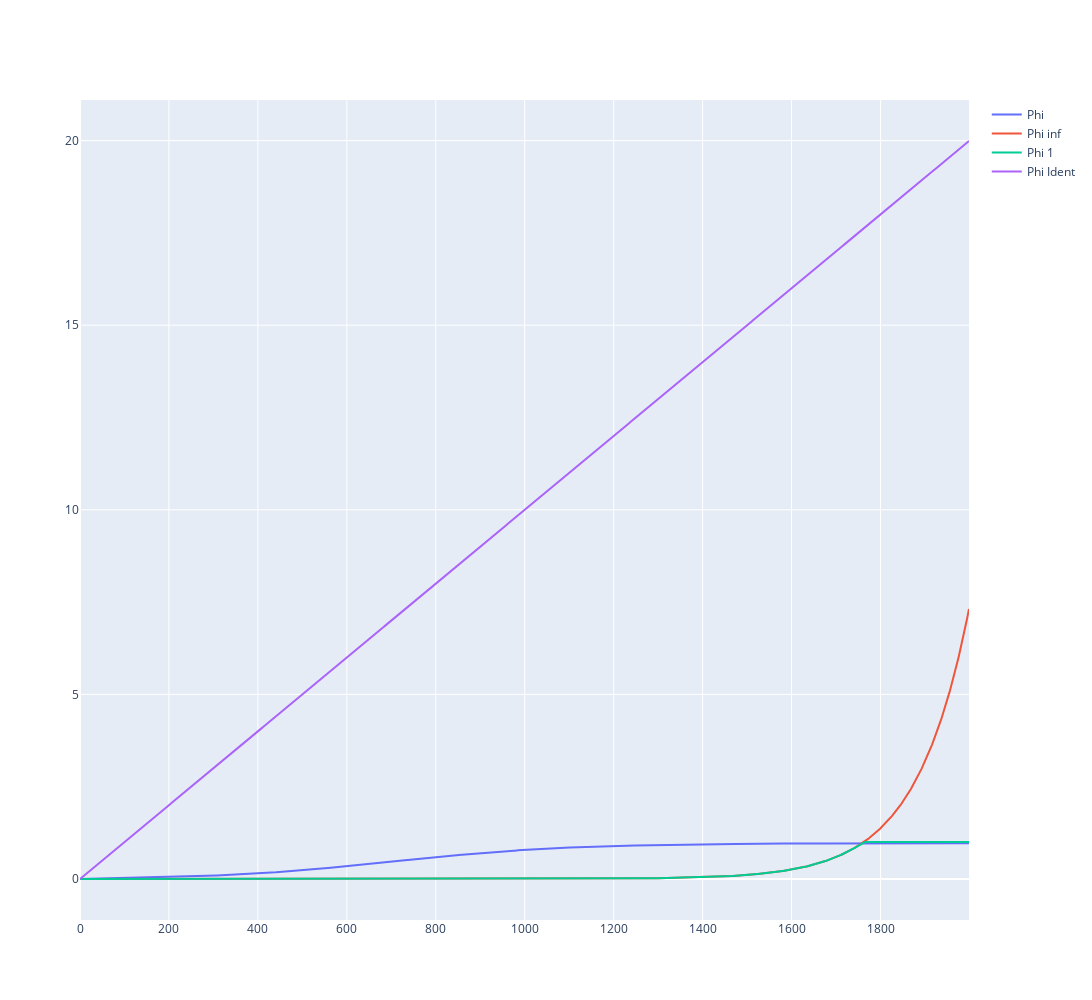

This figure's notebook cell:
### Code cell
def phi_inf(V):
    a,b,v_half = [1.19, 27.0, -51.3+65]
    phi0 = np.exp((-v_half)/a)/b
    return np.exp((V-v_half)/a)/b-phi0

def max1(item):
    if item > 1: return 1
    return item

def phi_1(V):
    a,b,v_half = [1.19, 27.0, -51.3+65]
    return [max1(item) for item in np.exp((V-v_half)/a)/b]

def phi_ident(V):
    return V

x = np.arange(0,20,0.01)
y = phi(x)
# plt.plot(x,y)
y2 = phi_inf(x)
# plt.plot(x,y2)
y3 = phi_1(x)
# plt.plot(x,y3)
y4 = phi_ident(x)

plot2([pd.Series(y),pd.Series(y2),pd.Series(y3),pd.Series(y4)],['Phi','Phi inf','Phi 1','Phi Ident'])

### Figure 1 — Plotly figure (JSON) as saved in the notebook; plotly's stock layout.template omitted (floating-point values rounded to 4 significant figures; data arrays with more than 128 entries replaced by an {"elided": "..."} marker saying what was removed)
{"data": [{"mode": "lines", "name": "Phi", "type": "scatter", "x": {"elided": "2000 int values"}, "y": {"elided": "2000 float values"}}, {"mode": "lines", "name": "Phi inf", "type": "scatter", "x": {"elided": "2000 int values"}, "y": {"elided": "2000 float values"}}, {"mode": "lines", "name": "Phi 1", "type": "scatter", "x": {"elided": "2000 int values"}, "y": {"elided": "2000 float values"}}, {"mode": "lines", "name": "Phi Ident", "type": "scatter", "x": {"elided": "2000 int values"}, "y": {"elided": "2000 float values"}}], "layout": {"height": 1000, "width": 1500}}
